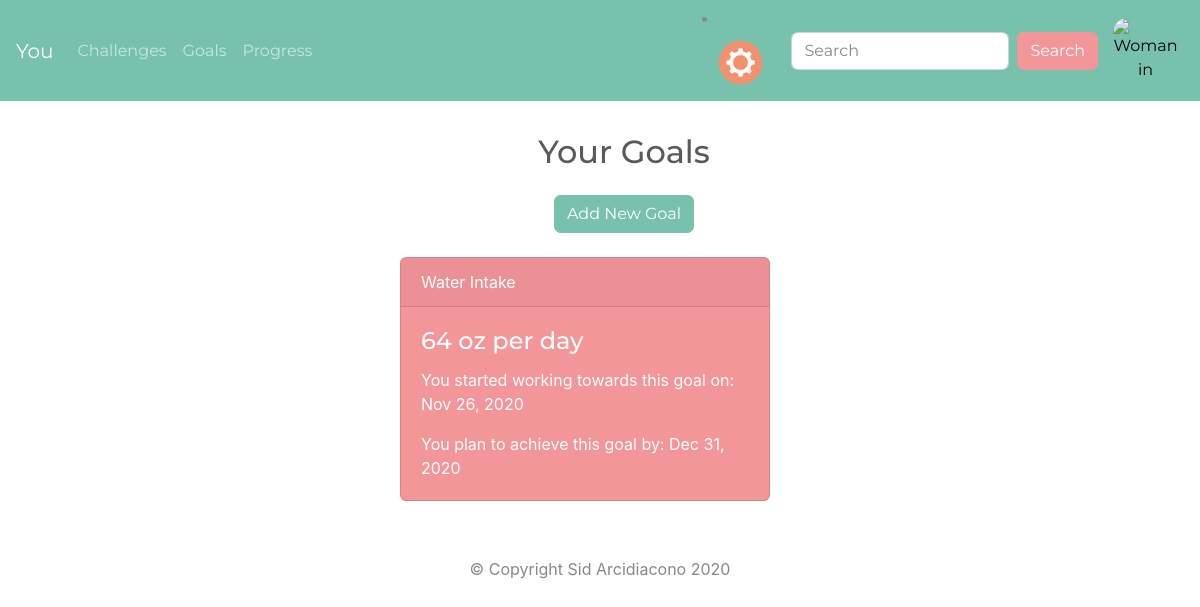
The page /goals (signed in) on the database as committed earlier.
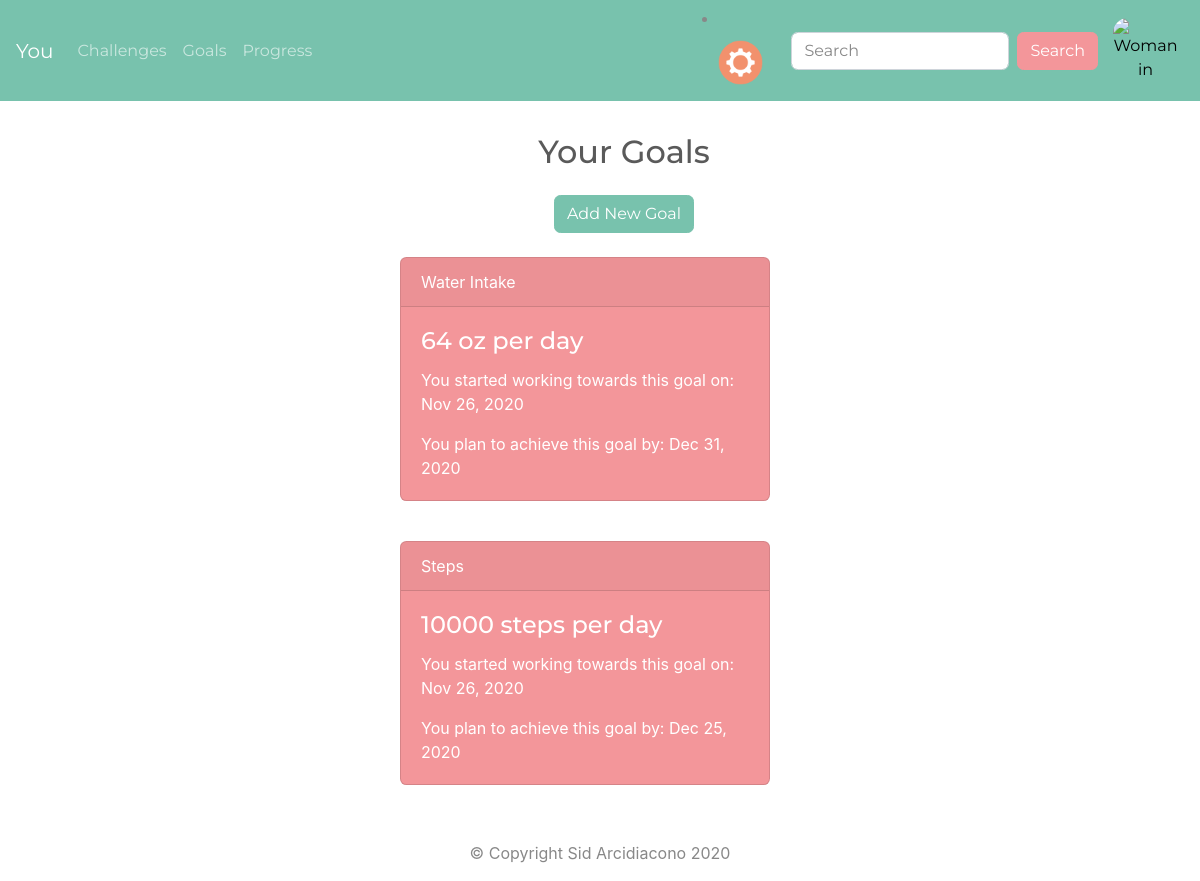
The same page on the database as committed later.
### you_app/models.py (models this page shows, shortened)
class Goal(db.Model):
    id = db.Column(db.Integer, primary_key=True)
    category = db.Column(db.String(40), nullable=False)
    goal = db.Column(db.Integer, nullable=False, default=0)
    start_date = db.Column(db.DateTime, default=datetime.now)
    end_date = db.Column(db.DateTime, default=datetime.now)
    user_baseline = db.Column(db.Integer, default=0, nullable=False)
    daily_goal_percent = db.Column(db.Integer, default=0)
    percent_complete = db.Column(db.Integer, default=0)
    percentile_friends = db.Column(db.Integer, default=0)
    daily_expected_improvement = db.Column(db.Integer, default=0)
    user_id = db.Column(db.Integer, db.ForeignKey("user.id"))

### you_app/goals/routes.py (the view)
@goal.route("/goals")
@login_required
def goals():
    goals = Goal.query.filter_by(user_id=current_user.id).all()
    return render_template("goals.html", goals=goals)

### you_app/models.py (called while the page is built)
@login_manager.user_loader
def user_loader(user_id):
    return User.query.filter_by(id=user_id).first()

### you_app/templates/goals.html (shortened to what this page needs)
{% extends 'base.html' %}
{% block content %}
<div class="row w-100 justify-content-center m-4">
  <div class="col-md-6 justify-content-center text-center">
    <h2 class="mb-4">Your Goals</h2>
    <button type="button" class="btn btn-primary m-auto" id="start-modal-btn">Add New Goal</button>
  </div>
</div>
{% if goals %}
  {% for goal in goals %}
  <div class="row w-100">
    <div class="col-md-4 ml-auto mr-auto mb-4">
      <div class="card text-white bg-secondary mb-3">
        <div class="card-header">{{ goal.category }}</div>
        <div class="card-body">
        {% if goal.category == "Water Intake" %}
          <h4 class="card-title">{{ goal.goal }} oz per day</h4>
        {% elif goal.category == "Steps" %}
          <h4 class="card-title">{{ goal.goal }} steps per day</h4>
        {% elif goal.category == "Heart Rate" %}
          <h4 class="card-title">{{ goal.goal }} beats per minute</h4>
        {% elif goal.category == "Calories" %}
          <h4 class="card-title">{{ goal.goal }} calories per day</h4>
        {% elif goal.category == "Weight" %}
          <h4 class="card-title">{{ goal.goal }} lbs</h4>
        {% endif %}
          <p class="card-text">You started working towards this goal on: {{ goal.start_date.strftime('%b %d, %Y') }}</p>
          <p class="card-text">You plan to achieve this goal by: {{ goal.end_date.strftime('%b %d, %Y') }}</p>
        </div>
      </div>
    </div>
  </div>
  {% endfor %}
{% else %}
<div class="row w-100 justify-content-center">
  <div class="col-md-6 text-center">
    <h5 class="log-in-msg">You haven't added any goals yet. Try adding one!</h5>
  </div>
</div>
{% endif %}
{% endblock %}

### you_app/templates/base.html (shortened to what this page needs)
<!DOCTYPE html>
<html lang="en" dir="ltr">
<head>
  <link rel="stylesheet" href="{{ url_for('static', filename='css/bootstrap.css')}}">
  <link rel="stylesheet" href="{{ url_for('static', filename='css/styles.css')}}">
</head>
<body>
  <header>
    <nav class="navbar navbar-expand-lg navbar-dark bg-primary">
      <a class="navbar-brand navbar-item active" href="{{ url_for('main.homepage') }}">You</a>
      <div class="collapse navbar-collapse" id="navbarColor01">
        <ul class="navbar-nav mr-auto">
          <li class="nav-item">
            <a class="nav-link" href="{{ url_for('challenge.challenges') }}">Challenges</a>
          </li>
          <li class="nav-item">
            <a class="nav-link" href="{{ url_for('goal.goals') }}">Goals</a>
          </li>
          <li class="nav-item">
            <a class="nav-link" href="{{ url_for('progress.progress_page') }}">Progress</a>
          </li>
        </ul>
        <li class="nav-item dropdown">
          <a class="nav-link dropdown-toggle" data-toggle="dropdown" href="#" role="button" aria-haspopup="true" aria-expanded="false"><img src="{{ url_for('static', filename='assets/settings.png') }}" alt="Gear icon" id="settings-dropdown"></a>
        </li>
        <form class="form-inline my-2 my-lg-0">
          <input class="form-control mr-sm-2" type="text" placeholder="Search">
          <button class="btn btn-secondary my-2 my-sm-0" type="submit">Search</button>
        </form>
        {% if current_user.is_authenticated %}
        <button type="button" id="open-glance" class="img-btn"><img src="{{ url_for('static', filename='assets/default_profile_pic.jpg')}}" alt="Woman in fitness gear outside" class="profile-pic"></button>
        {% endif %}
      </div>
    </nav>
    <div class="row text-center w-100">
    </div>
  </header>
  {% block content %}{% endblock %}
  <footer class="page-footer font-small">
    <div class="footer-copyright text-center py-3">
      © Copyright Sid Arcidiacono 2020
    </div>
  </footer>
</body>
</html>

### you_app/static/css/styles.css (style rules this page uses)
.profile-pic { max-width: 65px; max-height: 65px; border-radius: 15px; }
.img-btn { background-color: transparent; border: none; padding-left: 15px; }
.img-btn img { width: 50px; height: 50px; }
#settings-dropdown { max-width: 45px; max-height: 45px; }

Rows that differ between the two databases and show on the page:
added Goal: category "Steps", goal "10000", start_date "Nov 26, 2020", end_date "Dec 25, 2020"
